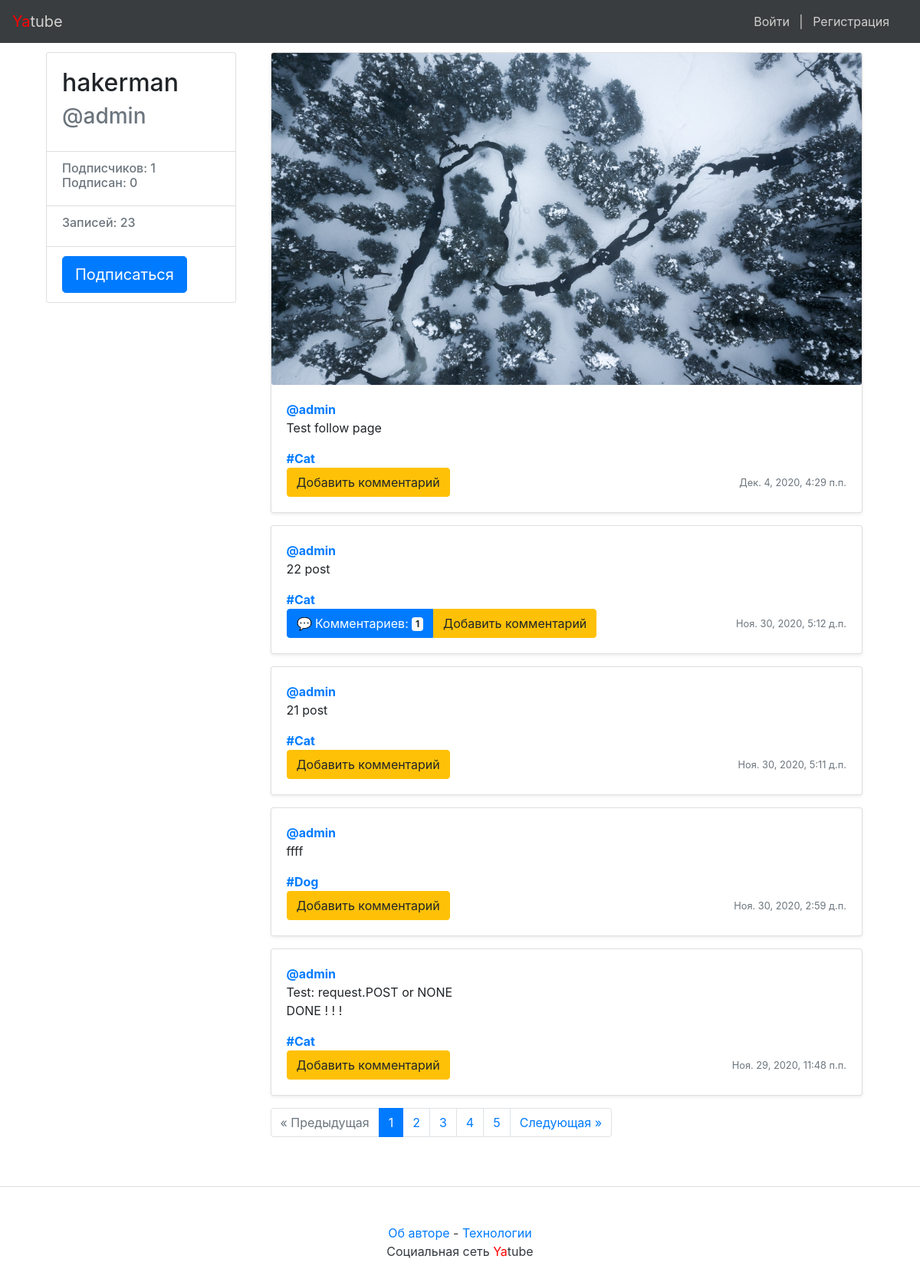
The app's page /admin/ with its own data.
### posts/models.py (models this page shows, shortened)
class Post(models.Model):
    text = models.TextField(verbose_name="Текст поста",
                            help_text="Напишите здесь что-нибудь")
    pub_date = models.DateTimeField(auto_now_add=True, db_index=True,
                                    verbose_name="Дата публикации",
                                    help_text="Дата указывается автоматически")
    author = models.ForeignKey(User, on_delete=models.CASCADE,
                               related_name="posts",
                               verbose_name="Автор поста",
                               help_text="Это поле заполняется автоматически")
    group = models.ForeignKey("Group", on_delete=models.SET_NULL, blank=True,
                              null=True, related_name="posts",
                              verbose_name="Группа",
                              help_text="Необязательное поле")
    image = models.ImageField(upload_to='posts/', blank=True, null=True,
                              verbose_name="Изображение",
                              help_text="Необязательное поле"
                              )
    class Meta:
        ordering = ["-pub_date"]

class Group(models.Model):
    title = models.CharField(max_length=200, verbose_name="Группа",
                             help_text="Название группы")
    slug = models.SlugField(
        unique=True, null=True, verbose_name="Слаг",
        help_text=((
                "Укажите адрес для страницы задачи. Используйте только " +
                "латиницу, цифры, дефисы и знаки подчёркивания")))
    description = models.TextField(verbose_name="Описание",
                                   help_text="Описагие группы")

### posts/views.py (the view)
# urls.py: path('<str:username>/', views.profile, name='profile'),
def profile(request, username):
    user = get_object_or_404(User, username=username)
    user_posts = user.posts.all()
    posts_count = user_posts.count()
    paginator = Paginator(user_posts, 5)
    page_number = request.GET.get("page")
    page = paginator.get_page(page_number)
    if request.user.is_anonymous:
        following = False
    elif Follow.objects.filter(user=request.user, author=user).exists():
        following = True
    else:
        following = False
    author_follow = Follow.objects.filter(user=user).count()
    followers = Follow.objects.filter(author=user).count()
    return render(request, "profile.html", {"page": page,
                                            "posts_count": posts_count,
                                            "paginator": paginator,
                                            "user_title": user.get_full_name(),
                                            "username": user,
                                            "following": following,
                                            "followers": followers,
                                            "author_follow": author_follow})

### templates/profile.html (shortened to what this page needs)
{% extends "base.html" %}
{% block content %}
<main role="main" class="container">
    <div class="row">
            <div class="col-md-3 mb-3 mt-1">
                {% include 'includes/profile_card.html' %}
            </div>
            <div class="col-md-9">
                <div class="container">
                    {% for post in page %}
                        {% include "includes/post_item.html" with post=post %}
                    {% endfor %}
                {% if page.has_other_pages %}
                    {% include "paginator.html" with items=page paginator=paginator%}
                {% endif %}
                </div>
            </div>
    </div>
</main>
{% endblock %}

### templates/includes/profile_card.html
<div class="card">
        <div class="card-body">
                <div class="h2">
                    {{ user_title }}
                </div>
                <div class="h3 text-muted">
                     @{{ username }}
                </div>
        </div>
        <ul class="list-group list-group-flush">
                <li class="list-group-item">
                        <div class="h6 text-muted">
                        Подписчиков: {{ followers }} <br />
                        Подписан: {{ author_follow }}
                        </div>
                </li>
                <li class="list-group-item">
                        <div class="h6 text-muted">
                            Записей: {{ posts_count }}
                        </div>
                </li>
        </ul>
        {% if user != username %}
            <ul class="list-group list-group-flush">
                <li class="list-group-item">
                    {% if following %}
                    <a class="btn btn-lg btn-light"
                            href="{% url 'profile_unfollow' username %}" role="button">
                            Отписаться
                    </a>
                    {% else %}
                    <a class="btn btn-lg btn-primary"
                            href="{% url 'profile_follow' username %}" role="button">
                            Подписаться
                    </a>
                    {% endif %}
                </li>
            </ul>
        {% endif %}
</div>

### templates/includes/post_item.html (shortened to what this page needs)
<div class="card mb-3 mt-1 shadow-sm">
  {% load thumbnail %}
  {% thumbnail post.image "960x339" crop="center" upscale=True as im %}
  <img class="card-img" src="{{ im.url }}" />
  {% endthumbnail %}
  <div class="card-body">
    <p class="card-text">
      <a name="post_{{ post.id }}" href="{% url 'profile' post.author.username %}">
        <strong class="d-block text-gray-dark">@{{ post.author }}</strong>
      </a>
      {{ post.text|linebreaksbr }}
    </p>
    {% if post.group %}
    <a class="card-link muted" href="{% url 'group' post.group.slug %}">
      <strong class="d-block text-gray-dark">#{{ post.group.title }}</strong>
    </a>
    {% endif %}
    <div class="d-flex justify-content-between align-items-center">
      <div class="btn-group">
        {% if post.comments.exists %}
        <div class="btn btn-primary" style="animation: none">
            💬 Комментариев: <span class="badge badge-light">{{ post.comments.count }}</span>
        </div>
        {% endif %}
        <a class="btn btn-warning ml-auto" href="{% url 'post' post.author.username post.id %}" role="button">
          Добавить комментарий
        </a>
      </div>
      <small class="text-muted">{{ post.pub_date }}</small>
    </div>
  </div>
</div>

### records on screen
Post: author "admin", text "Test follow page", group "Cat", pub_date "Дек. 4, 2020, 4:29 п.п."
Post: author "admin", text "22 post", group "Cat", comments.count "1", pub_date "Ноя. 30, 2020, 5:12 д.п."
Post: author "admin", text "21 post", group "Cat", pub_date "Ноя. 30, 2020, 5:11 д.п."
Post: author "admin", text "ffff", group "Dog", pub_date "Ноя. 30, 2020, 2:59 д.п."
Post: author "admin", text "Test: request.POST or NONE DONE ! ! !", group "Cat", pub_date "Ноя. 29, 2020, 11:48 п.п."

### other values on screen
{{ user_title }} "hakerman"
{{ username }} "admin"
{{ followers }} "1"
{{ author_follow }} "0"
{{ posts_count }} "23"
{{ i }} "1"
{{ i }} "2" "3" "4" "5"
